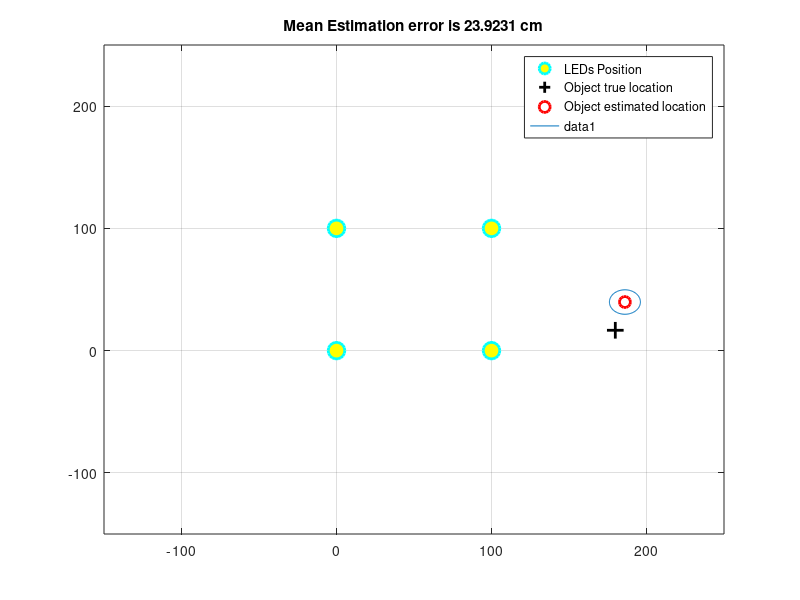

Recreate this plot in MATLAB.
% Simulation method : RSS + Trilateration
clc; clf; clear; close all;
LedPos=[0 0;0 100;100 100;100 0]; % position of 4 LEDs
imageSize = 400;
DisEr=zeros(100,1);
N = 20; % number of test

for i=1:N
    x = imageSize*rand(1) - imageSize/2; 
    y = imageSize*rand(1) - imageSize/2; 
    Coord_sim=[x y]; % Coordiantion of simulation
        
    d1 = sqrt(x.^2+y.^2)+5*randn(1)-.5;
    d2 = sqrt(x.^2+(y-100).^2)+5*randn(1)-.5;
    d3 = sqrt((x-100).^2+(y-100).^2)+5*rand(1)-.5;
    d4 = sqrt(y.^2+(x-100).^2)+5*rand(1)-.5;
    d = [d1 d2 d3 d4];
   
    L = (d1.^2-d4.^2+100^2)/200;
    M = (d1.^2+100.^2-d2.^2)/200;

    X=[mean(L) mean(M)];
                
    f(1)=figure(1);
    clf
    plot(LedPos(:,1),LedPos(:,2),'co','MarkerSize',12,'lineWidth',2,'MarkerFaceColor','y');
    grid on
    hold on
    plot(x,y,'k+','MarkerSize',12,'lineWidth',2,'MarkerFaceColor','k');
    plot(X(:,1),X(:,2),'ro','MarkerSize',8,'lineWidth',2);
    legend('LEDs Position','Object true location','Object estimated location',...
                   'Location','Best');
    x=X(:,1);
    y=X(:,2);
    
    r=10;        
    th = 0:pi/50:2*pi;
    xunit = r * cos(th) + x;
    yunit = r * sin(th) + y;
    plot(xunit, yunit)
            
          
    % Compute the Root Mean Squred Error
    Err = abs(mean(sqrt(sum((X-Coord_sim).^2))));
    DisEr(i,:)=real([Err]);
    i = i+1;
    title(['Mean Estimation error is ',num2str(Err),' cm']);
    axis([50-imageSize/2 50+imageSize/2 50-imageSize/2 50+imageSize/2]);
%     axis equal;
    
    pause(1);
end 
mean(DisEr)*100/N
   
